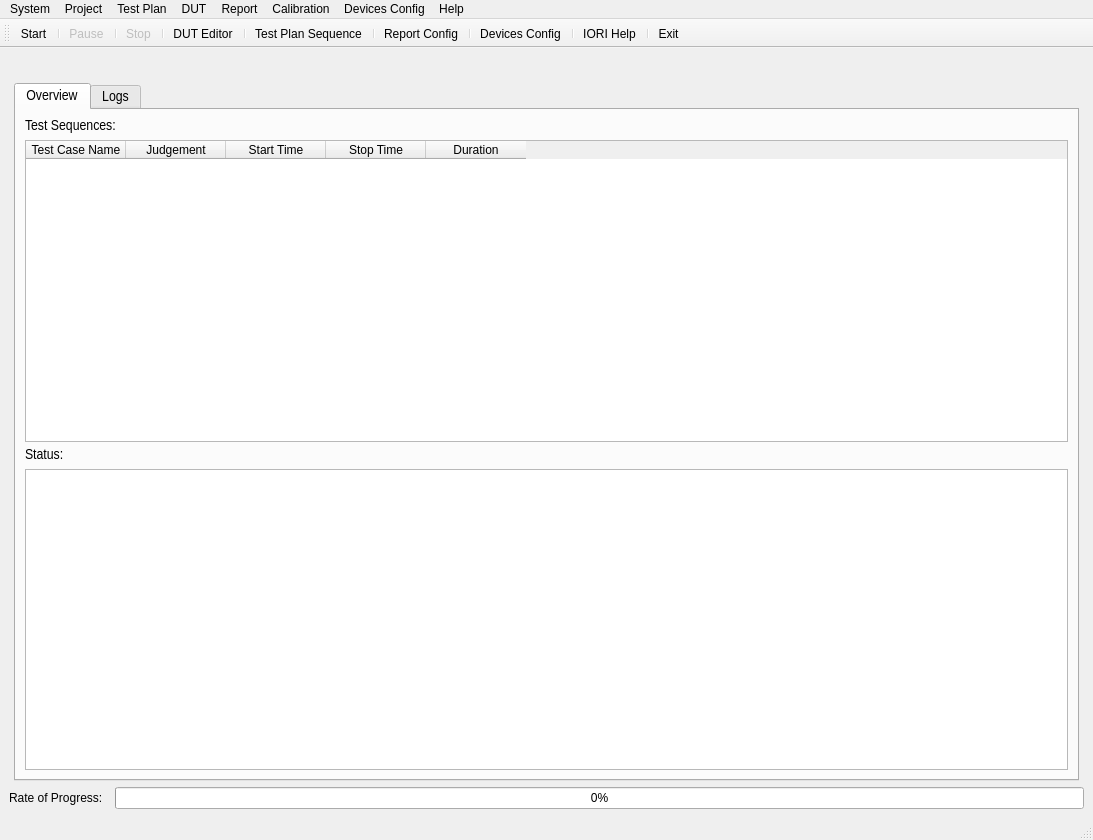
<?xml version="1.0" encoding="UTF-8"?>
<ui version="4.0">
 <class>ui_IORI</class>
 <widget class="QMainWindow" name="ui_IORI">
  <property name="geometry">
   <rect>
    <x>0</x>
    <y>0</y>
    <width>1093</width>
    <height>840</height>
   </rect>
  </property>
  <property name="windowTitle">
   <string>IORI</string>
  </property>
  <property name="windowIcon">
   <iconset>
    <normaloff>../image/me.ico</normaloff>../image/me.ico</iconset>
  </property>
  <property name="iconSize">
   <size>
    <width>32</width>
    <height>32</height>
   </size>
  </property>
  <property name="toolButtonStyle">
   <enum>Qt::ToolButtonIconOnly</enum>
  </property>
  <widget class="QWidget" name="centralwidget">
   <layout class="QVBoxLayout" name="verticalLayout_6">
    <item>
     <layout class="QHBoxLayout" name="horizontalLayout">
      <item>
       <spacer name="horizontalSpacer_7">
        <property name="orientation">
         <enum>Qt::Horizontal</enum>
        </property>
        <property name="sizeType">
         <enum>QSizePolicy::Expanding</enum>
        </property>
        <property name="sizeHint" stdset="0">
         <size>
          <width>5</width>
          <height>20</height>
         </size>
        </property>
       </spacer>
      </item>
      <item>
       <widget class="QLabel" name="label">
        <property name="minimumSize">
         <size>
          <width>10</width>
          <height>0</height>
         </size>
        </property>
        <property name="font">
         <font>
          <family>Arial Unicode MS</family>
          <pointsize>10</pointsize>
         </font>
        </property>
        <property name="text">
         <string/>
        </property>
        <property name="pixmap">
         <pixmap>../image/dut.ico</pixmap>
        </property>
       </widget>
      </item>
      <item>
       <widget class="QLabel" name="label_dut">
        <property name="sizePolicy">
         <sizepolicy hsizetype="Minimum" vsizetype="Minimum">
          <horstretch>0</horstretch>
          <verstretch>0</verstretch>
         </sizepolicy>
        </property>
        <property name="minimumSize">
         <size>
          <width>100</width>
          <height>0</height>
         </size>
        </property>
        <property name="font">
         <font>
          <family>Arial</family>
          <pointsize>11</pointsize>
          <weight>75</weight>
          <bold>true</bold>
         </font>
        </property>
        <property name="text">
         <string/>
        </property>
       </widget>
      </item>
      <item>
       <spacer name="horizontalSpacer_3">
        <property name="orientation">
         <enum>Qt::Horizontal</enum>
        </property>
        <property name="sizeType">
         <enum>QSizePolicy::Minimum</enum>
        </property>
        <property name="sizeHint" stdset="0">
         <size>
          <width>5</width>
          <height>20</height>
         </size>
        </property>
       </spacer>
      </item>
     </layout>
    </item>
    <item>
     <layout class="QHBoxLayout" name="horizontalLayout_4">
      <item>
       <spacer name="horizontalSpacer">
        <property name="orientation">
         <enum>Qt::Horizontal</enum>
        </property>
        <property name="sizeType">
         <enum>QSizePolicy::Minimum</enum>
        </property>
        <property name="sizeHint" stdset="0">
         <size>
          <width>5</width>
          <height>20</height>
         </size>
        </property>
       </spacer>
      </item>
      <item>
       <widget class="QTabWidget" name="tabWidget">
        <property name="font">
         <font>
          <family>Arial Narrow</family>
          <pointsize>11</pointsize>
          <weight>50</weight>
          <bold>false</bold>
         </font>
        </property>
        <property name="tabShape">
         <enum>QTabWidget::Rounded</enum>
        </property>
        <property name="currentIndex">
         <number>0</number>
        </property>
        <widget class="QWidget" name="tab">
         <attribute name="title">
          <string>Overview</string>
         </attribute>
         <layout class="QVBoxLayout" name="verticalLayout_5">
          <item>
           <layout class="QVBoxLayout" name="verticalLayout_4">
            <item>
             <widget class="QLabel" name="label_3">
              <property name="text">
               <string>Test Sequences:</string>
              </property>
             </widget>
            </item>
            <item>
             <widget class="QTableWidget" name="tableWidget_testseq">
              <property name="editTriggers">
               <set>QAbstractItemView::NoEditTriggers</set>
              </property>
              <attribute name="horizontalHeaderHighlightSections">
               <bool>true</bool>
              </attribute>
              <column>
               <property name="text">
                <string>Test Case Name</string>
               </property>
              </column>
              <column>
               <property name="text">
                <string>Judgement</string>
               </property>
              </column>
              <column>
               <property name="text">
                <string>Start Time</string>
               </property>
              </column>
              <column>
               <property name="text">
                <string>Stop Time</string>
               </property>
               <property name="background">
                <color>
                 <red>255</red>
                 <green>255</green>
                 <blue>255</blue>
                </color>
               </property>
              </column>
              <column>
               <property name="text">
                <string>Duration</string>
               </property>
               <property name="background">
                <color>
                 <red>253</red>
                 <green>253</green>
                 <blue>253</blue>
                </color>
               </property>
              </column>
             </widget>
            </item>
           </layout>
          </item>
          <item>
           <layout class="QHBoxLayout" name="horizontalLayout_6">
            <item>
             <layout class="QVBoxLayout" name="verticalLayout_3">
              <item>
               <widget class="QLabel" name="label_4">
                <property name="text">
                 <string>Status:</string>
                </property>
               </widget>
              </item>
              <item>
               <widget class="QTextBrowser" name="textBrowser_status">
                <property name="sizePolicy">
                 <sizepolicy hsizetype="Expanding" vsizetype="Expanding">
                  <horstretch>0</horstretch>
                  <verstretch>0</verstretch>
                 </sizepolicy>
                </property>
                <property name="minimumSize">
                 <size>
                  <width>0</width>
                  <height>0</height>
                 </size>
                </property>
               </widget>
              </item>
             </layout>
            </item>
            <item>
             <layout class="QGridLayout" name="gridLayout"/>
            </item>
           </layout>
          </item>
         </layout>
        </widget>
        <widget class="QWidget" name="tab_3">
         <attribute name="title">
          <string>Logs</string>
         </attribute>
         <layout class="QHBoxLayout" name="horizontalLayout_2">
          <item>
           <spacer name="horizontalSpacer_4">
            <property name="orientation">
             <enum>Qt::Horizontal</enum>
            </property>
            <property name="sizeType">
             <enum>QSizePolicy::Minimum</enum>
            </property>
            <property name="sizeHint" stdset="0">
             <size>
              <width>5</width>
              <height>17</height>
             </size>
            </property>
           </spacer>
          </item>
          <item>
           <layout class="QVBoxLayout" name="verticalLayout_2">
            <item>
             <spacer name="verticalSpacer_3">
              <property name="orientation">
               <enum>Qt::Vertical</enum>
              </property>
              <property name="sizeType">
               <enum>QSizePolicy::Minimum</enum>
              </property>
              <property name="sizeHint" stdset="0">
               <size>
                <width>20</width>
                <height>5</height>
               </size>
              </property>
             </spacer>
            </item>
            <item>
             <layout class="QVBoxLayout" name="verticalLayout">
              <item>
               <layout class="QHBoxLayout" name="horizontalLayout_5">
                <item>
                 <spacer name="horizontalSpacer_6">
                  <property name="orientation">
                   <enum>Qt::Horizontal</enum>
                  </property>
                  <property name="sizeHint" stdset="0">
                   <size>
                    <width>40</width>
                    <height>20</height>
                   </size>
                  </property>
                 </spacer>
                </item>
                <item>
                 <widget class="QLabel" name="label_5">
                  <property name="text">
                   <string>Select Mode:</string>
                  </property>
                 </widget>
                </item>
                <item>
                 <widget class="QComboBox" name="comboBox">
                  <item>
                   <property name="text">
                    <string>GSM</string>
                   </property>
                  </item>
                  <item>
                   <property name="text">
                    <string>WCDMA</string>
                   </property>
                  </item>
                  <item>
                   <property name="text">
                    <string>LTE</string>
                   </property>
                  </item>
                  <item>
                   <property name="text">
                    <string>BT2</string>
                   </property>
                  </item>
                  <item>
                   <property name="text">
                    <string>WLAN</string>
                   </property>
                  </item>
                 </widget>
                </item>
               </layout>
              </item>
              <item>
               <widget class="QTableWidget" name="tableWidget_logs">
                <property name="editTriggers">
                 <set>QAbstractItemView::NoEditTriggers</set>
                </property>
                <property name="sortingEnabled">
                 <bool>false</bool>
                </property>
                <column>
                 <property name="text">
                  <string/>
                 </property>
                </column>
                <column>
                 <property name="text">
                  <string/>
                 </property>
                </column>
                <column>
                 <property name="text">
                  <string/>
                 </property>
                </column>
                <column>
                 <property name="text">
                  <string/>
                 </property>
                </column>
                <column>
                 <property name="text">
                  <string/>
                 </property>
                </column>
                <column>
                 <property name="text">
                  <string/>
                 </property>
                </column>
                <column>
                 <property name="text">
                  <string/>
                 </property>
                </column>
                <column>
                 <property name="text">
                  <string/>
                 </property>
                </column>
                <column>
                 <property name="text">
                  <string/>
                 </property>
                </column>
                <column>
                 <property name="text">
                  <string/>
                 </property>
                </column>
                <column>
                 <property name="text">
                  <string/>
                 </property>
                </column>
                <column>
                 <property name="text">
                  <string/>
                 </property>
                </column>
                <column>
                 <property name="text">
                  <string/>
                 </property>
                </column>
                <column>
                 <property name="text">
                  <string/>
                 </property>
                </column>
                <column>
                 <property name="text">
                  <string/>
                 </property>
                </column>
                <column>
                 <property name="text">
                  <string/>
                 </property>
                </column>
                <column>
                 <property name="text">
                  <string/>
                 </property>
                </column>
                <column>
                 <property name="text">
                  <string/>
                 </property>
                </column>
               </widget>
              </item>
             </layout>
            </item>
            <item>
             <spacer name="verticalSpacer_4">
              <property name="orientation">
               <enum>Qt::Vertical</enum>
              </property>
              <property name="sizeType">
               <enum>QSizePolicy::Minimum</enum>
              </property>
              <property name="sizeHint" stdset="0">
               <size>
                <width>20</width>
                <height>5</height>
               </size>
              </property>
             </spacer>
            </item>
           </layout>
          </item>
          <item>
           <spacer name="horizontalSpacer_5">
            <property name="orientation">
             <enum>Qt::Horizontal</enum>
            </property>
            <property name="sizeType">
             <enum>QSizePolicy::Minimum</enum>
            </property>
            <property name="sizeHint" stdset="0">
             <size>
              <width>5</width>
              <height>17</height>
             </size>
            </property>
           </spacer>
          </item>
         </layout>
        </widget>
       </widget>
      </item>
      <item>
       <spacer name="horizontalSpacer_2">
        <property name="orientation">
         <enum>Qt::Horizontal</enum>
        </property>
        <property name="sizeType">
         <enum>QSizePolicy::Minimum</enum>
        </property>
        <property name="sizeHint" stdset="0">
         <size>
          <width>5</width>
          <height>20</height>
         </size>
        </property>
       </spacer>
      </item>
     </layout>
    </item>
    <item>
     <layout class="QHBoxLayout" name="horizontalLayout_3">
      <item>
       <widget class="QLabel" name="label_2">
        <property name="sizePolicy">
         <sizepolicy hsizetype="Minimum" vsizetype="Preferred">
          <horstretch>0</horstretch>
          <verstretch>0</verstretch>
         </sizepolicy>
        </property>
        <property name="minimumSize">
         <size>
          <width>100</width>
          <height>0</height>
         </size>
        </property>
        <property name="text">
         <string>Rate of Progress:</string>
        </property>
       </widget>
      </item>
      <item>
       <widget class="QProgressBar" name="progressBar">
        <property name="sizePolicy">
         <sizepolicy hsizetype="Expanding" vsizetype="Minimum">
          <horstretch>0</horstretch>
          <verstretch>0</verstretch>
         </sizepolicy>
        </property>
        <property name="minimumSize">
         <size>
          <width>0</width>
          <height>1</height>
         </size>
        </property>
        <property name="value">
         <number>0</number>
        </property>
        <property name="orientation">
         <enum>Qt::Horizontal</enum>
        </property>
        <property name="textDirection">
         <enum>QProgressBar::TopToBottom</enum>
        </property>
       </widget>
      </item>
     </layout>
    </item>
   </layout>
  </widget>
  <widget class="QMenuBar" name="menubar">
   <property name="geometry">
    <rect>
     <x>0</x>
     <y>0</y>
     <width>1093</width>
     <height>23</height>
    </rect>
   </property>
   <widget class="QMenu" name="menuDevices_Config">
    <property name="title">
     <string>Devices Config</string>
    </property>
    <addaction name="separator"/>
    <addaction name="actionDevices_Config"/>
   </widget>
   <widget class="QMenu" name="menuDUT">
    <property name="title">
     <string>DUT</string>
    </property>
    <addaction name="actionDUT_Editor"/>
   </widget>
   <widget class="QMenu" name="menuProject">
    <property name="title">
     <string>Project</string>
    </property>
    <addaction name="actionStart"/>
    <addaction name="actionPause"/>
    <addaction name="actionStop"/>
   </widget>
   <widget class="QMenu" name="menuSystem">
    <property name="title">
     <string>System</string>
    </property>
    <addaction name="actionExit"/>
    <addaction name="actionLTE_Channel_Editor"/>
    <addaction name="actionLTE_CA_Channel_Editor"/>
   </widget>
   <widget class="QMenu" name="menuHelp">
    <property name="title">
     <string>Help</string>
    </property>
    <addaction name="actionIORI_Help"/>
    <addaction name="actionAbout"/>
   </widget>
   <widget class="QMenu" name="menuTest_Plan">
    <property name="title">
     <string>Test Plan</string>
    </property>
    <addaction name="actionTestseq"/>
   </widget>
   <widget class="QMenu" name="menuReport">
    <property name="title">
     <string>Report</string>
    </property>
    <addaction name="actionReport_Config"/>
    <addaction name="actionReport_Tool"/>
   </widget>
   <widget class="QMenu" name="menuCalibration">
    <property name="title">
     <string>Calibration</string>
    </property>
    <addaction name="actionSelect_Loss_File"/>
    <addaction name="actionUser_Define_Loss_File"/>
   </widget>
   <addaction name="menuSystem"/>
   <addaction name="menuProject"/>
   <addaction name="menuTest_Plan"/>
   <addaction name="menuDUT"/>
   <addaction name="menuReport"/>
   <addaction name="menuCalibration"/>
   <addaction name="menuDevices_Config"/>
   <addaction name="menuHelp"/>
  </widget>
  <widget class="QStatusBar" name="statusbar"/>
  <widget class="QToolBar" name="toolBar">
   <property name="windowTitle">
    <string>toolBar</string>
   </property>
   <property name="iconSize">
    <size>
     <width>25</width>
     <height>25</height>
    </size>
   </property>
   <attribute name="toolBarArea">
    <enum>TopToolBarArea</enum>
   </attribute>
   <attribute name="toolBarBreak">
    <bool>false</bool>
   </attribute>
   <addaction name="actionStart"/>
   <addaction name="separator"/>
   <addaction name="actionPause"/>
   <addaction name="separator"/>
   <addaction name="actionStop"/>
   <addaction name="separator"/>
   <addaction name="actionDUT_Editor"/>
   <addaction name="separator"/>
   <addaction name="actionTestseq"/>
   <addaction name="separator"/>
   <addaction name="actionReport_Config"/>
   <addaction name="separator"/>
   <addaction name="actionDevices_Config"/>
   <addaction name="separator"/>
   <addaction name="actionIORI_Help"/>
   <addaction name="separator"/>
   <addaction name="actionExit"/>
  </widget>
  <action name="actionDevices_Config">
   <property name="icon">
    <iconset>
     <normaloff>../image/device.ico</normaloff>../image/device.ico</iconset>
   </property>
   <property name="text">
    <string>Devices Config</string>
   </property>
  </action>
  <action name="actionDUT_Editor">
   <property name="icon">
    <iconset>
     <normaloff>../image/dut.ico</normaloff>../image/dut.ico</iconset>
   </property>
   <property name="text">
    <string>DUT Editor</string>
   </property>
  </action>
  <action name="actionStart">
   <property name="icon">
    <iconset>
     <normaloff>../image/start.ico</normaloff>../image/start.ico</iconset>
   </property>
   <property name="text">
    <string>Start</string>
   </property>
  </action>
  <action name="actionPause">
   <property name="enabled">
    <bool>false</bool>
   </property>
   <property name="icon">
    <iconset>
     <normaloff>../image/pause.ico</normaloff>../image/pause.ico</iconset>
   </property>
   <property name="text">
    <string>Pause</string>
   </property>
  </action>
  <action name="actionStop">
   <property name="enabled">
    <bool>false</bool>
   </property>
   <property name="icon">
    <iconset>
     <normaloff>../image/stop.ico</normaloff>../image/stop.ico</iconset>
   </property>
   <property name="text">
    <string>Stop</string>
   </property>
  </action>
  <action name="actionExit">
   <property name="icon">
    <iconset>
     <normaloff>../image/Exit.ico</normaloff>../image/Exit.ico</iconset>
   </property>
   <property name="text">
    <string>Exit</string>
   </property>
  </action>
  <action name="actionIORI_Help">
   <property name="icon">
    <iconset>
     <normaloff>../image/timg.jpg</normaloff>../image/timg.jpg</iconset>
   </property>
   <property name="text">
    <string>IORI Help</string>
   </property>
  </action>
  <action name="actionAbout">
   <property name="text">
    <string>About</string>
   </property>
  </action>
  <action name="actionTestseq">
   <property name="icon">
    <iconset>
     <normaloff>../image/seq.ico</normaloff>../image/seq.ico</iconset>
   </property>
   <property name="text">
    <string>Test Plan Sequence</string>
   </property>
  </action>
  <action name="actionLoad_Test_Sequence">
   <property name="icon">
    <iconset>
     <normaloff>../image/seq.ico</normaloff>../image/seq.ico</iconset>
   </property>
   <property name="text">
    <string>Load Test Sequence</string>
   </property>
  </action>
  <action name="actionReport_Config">
   <property name="icon">
    <iconset>
     <normaloff>../image/rep2.ico</normaloff>../image/rep2.ico</iconset>
   </property>
   <property name="text">
    <string>Report Config</string>
   </property>
  </action>
  <action name="actionUser_Define_Loss_File">
   <property name="text">
    <string>User Define Loss File</string>
   </property>
  </action>
  <action name="actionSelect_Loss_File">
   <property name="text">
    <string>Select Loss File</string>
   </property>
  </action>
  <action name="actionLTE_Channel_Editor">
   <property name="text">
    <string>LTE Channel Editor</string>
   </property>
  </action>
  <action name="actionReport_Tool">
   <property name="icon">
    <iconset resource="../image/rs.qrc">
     <normaloff>:/ico/rep2.ico</normaloff>:/ico/rep2.ico</iconset>
   </property>
   <property name="text">
    <string>Report Tool</string>
   </property>
  </action>
  <action name="actionLTE_CA_Channel_Editor">
   <property name="text">
    <string>LTE CA Channel Editor</string>
   </property>
  </action>
 </widget>
 <resources>
  <include location="../image/rs.qrc"/>
 </resources>
 <connections>
  <connection>
   <sender>actionDevices_Config</sender>
   <signal>triggered()</signal>
   <receiver>ui_IORI</receiver>
   <slot>Devices_Config_click_event()</slot>
   <hints>
    <hint type="sourcelabel">
     <x>-1</x>
     <y>-1</y>
    </hint>
    <hint type="destinationlabel">
     <x>55</x>
     <y>115</y>
    </hint>
   </hints>
  </connection>
 </connections>
 <slots>
  <slot>Devices_Config_click_event()</slot>
 </slots>
</ui>
